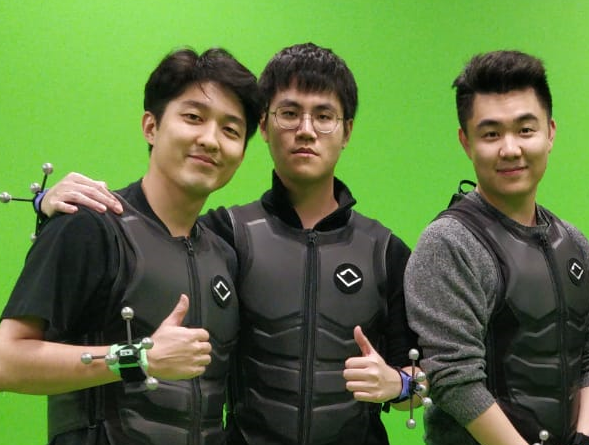
%> input picture assert/human/3.png, 589 x 445 px
$ octave harrisTest.m   (GNU Octave 9; MATLAB toolbox functions it lacks are replaced by stand-ins)
%> lines starting %> are read from the running program, lines starting %| are printed output that depends on the picture
### harris.m
function corners = harris(image, alpha, thres)
    gaus = fspecial('gaussian', 7, 1);
    [gdx, gdy] = gradient(gaus);
    ix = imfilter(image, gdx);
    iy = imfilter(image, gdy);
    ix2 = ix.*ix;
    iy2 = iy.*iy;
    ixy = ix.*iy;
    gix2 = imfilter(ix2, gaus);
    giy2 = imfilter(iy2, gaus);
    gixy = imfilter(ixy, gaus);
    det = gix2.*giy2 - gixy.*gixy;
    trace = gix2+giy2;
    cor = det - alpha * trace.^2;
    highcor = cor .* (cor > thres);
    localmax = imdilate(highcor, ones(3));
    corners = highcor .* (highcor == localmax);
end

### harrisTest.m
img = rgb2gray(im2double(imread('assert\human\3.png')));
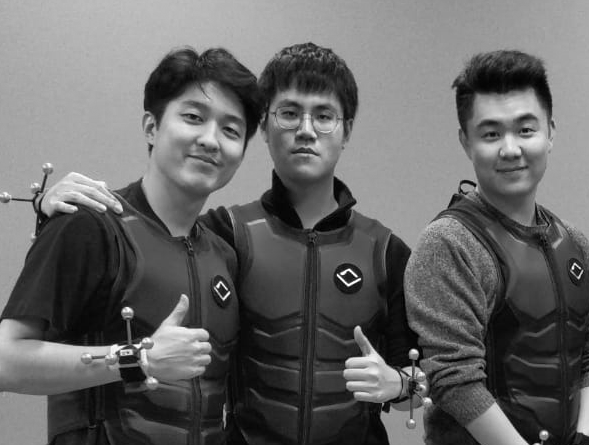
%> img: size 445x589 double; min 0, max 1, mean 0.404
corners = harris(img, 0.05, 1e-6);
%> in harris, `iy = imfilter(image, gdy);`:
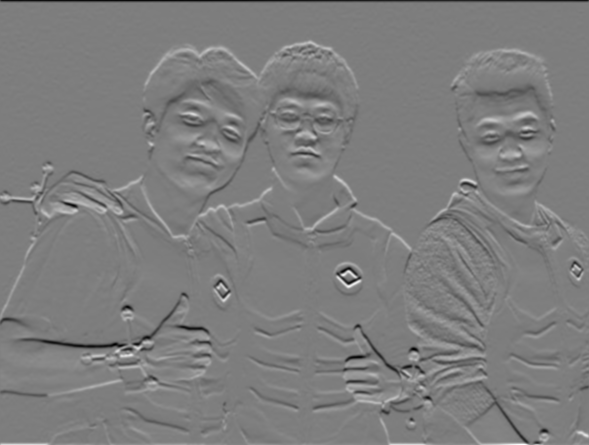
%> iy: size 445x589 double; min -0.275, max 0.283, mean 0.000557; drawn with min black and max white
%> in harris, `ixy = ix.*iy;`:
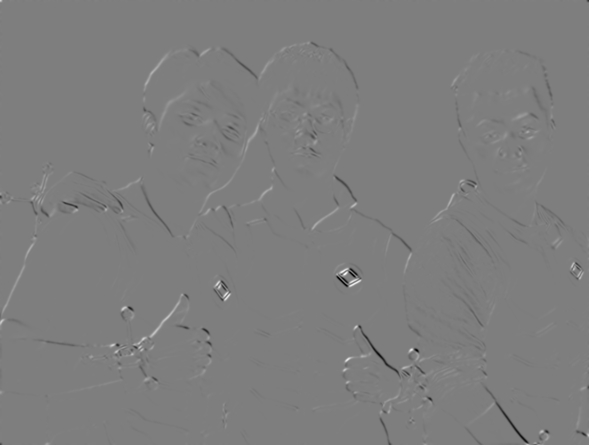
%> ixy: size 445x589 double; min -0.0413, max 0.0418, mean -6.41e-05; drawn with min black and max white
%> in harris, `det = gix2.*giy2 - gixy.*gixy;`:
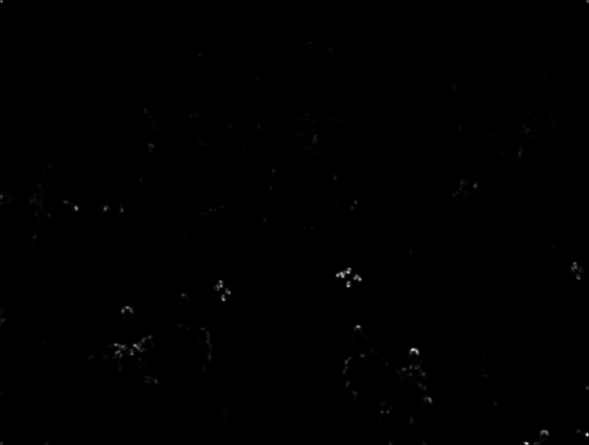
%> det: size 445x589 double; min 3.3e-17, max 0.000282, mean 5.13e-07; drawn with min black and max white
%> in harris, `trace = gix2+giy2;`:
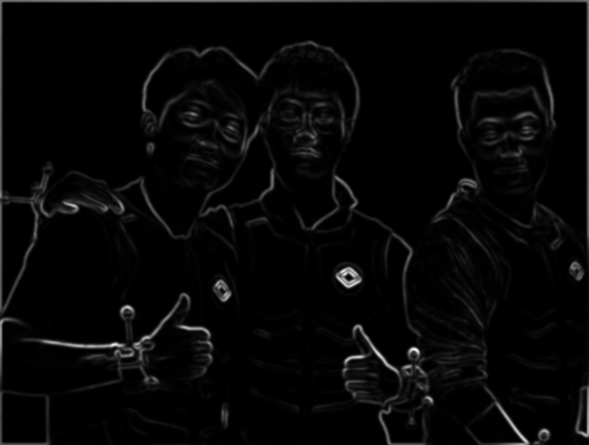
%> trace: size 445x589 double; min 1.32e-08, max 0.0578, mean 0.00162; drawn with min black and max white
%> in harris, `cor = det - alpha * trace.^2;`:
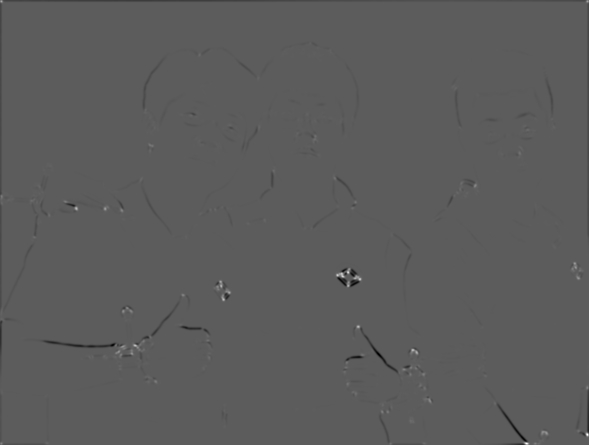
%> cor: size 445x589 double; min -0.000124, max 0.000217, mean -5.01e-07; drawn with min black and max white
[y, x] = find(corners > 0);
%> y = 395 values from 2 to 444; x = 395 values from 2 to 588
imshow(img);
hold on;
plot(x, y, 'x', 'Color', 'red');
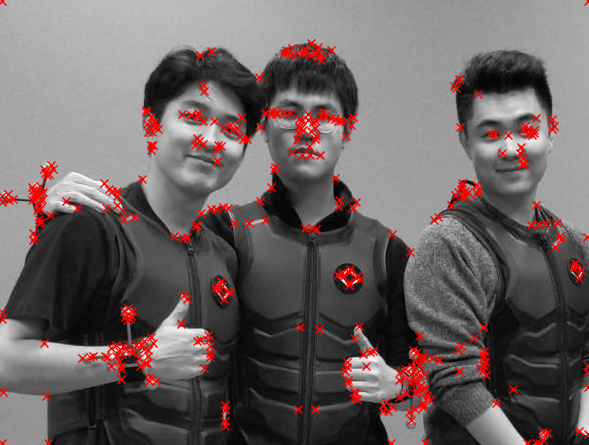
%> figure redrawn from the program's plot data

$ run again, with assert/human/1.png copied over assert/human/3.png
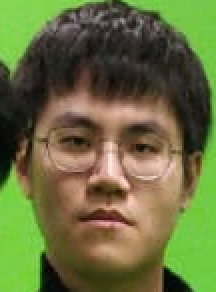
%> input picture assert/human/1.png, 108 x 146 px (shown 2 times larger)
%> in harris, `cor = det - alpha * trace.^2;`:
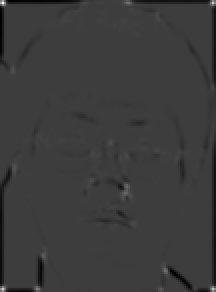
%> cor: size 146x108 double (shown 2 times larger); min -3.3e-05, max 0.000104, mean -9.26e-07; drawn with min black and max white
%> y = 69 values from 2 to 145; x = 69 values from 2 to 107
%> `plot(x, y, 'x', 'Color', 'red');`:
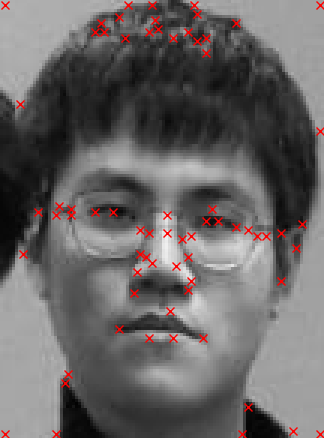
%> figure redrawn from the program's plot data; shown 3 times larger

$ run again, with assert/human/2.png copied over assert/human/3.png
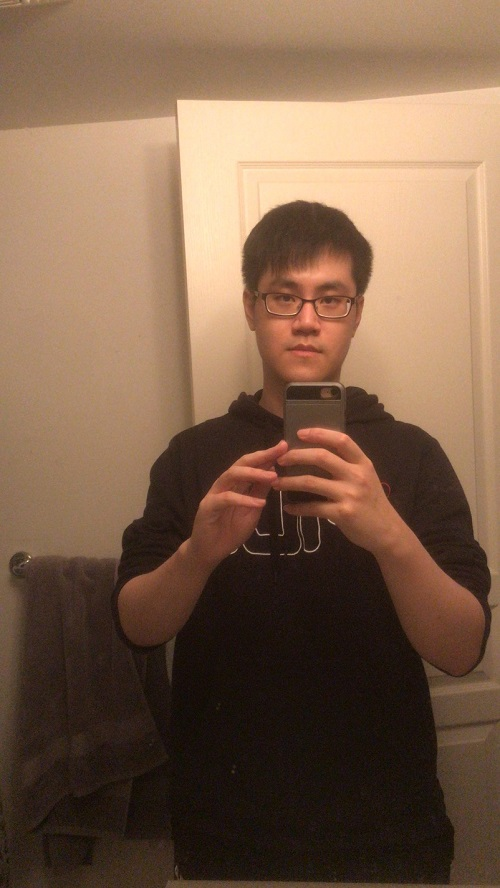
%> input picture assert/human/2.png, 500 x 888 px
%> in harris, `trace = gix2+giy2;`:
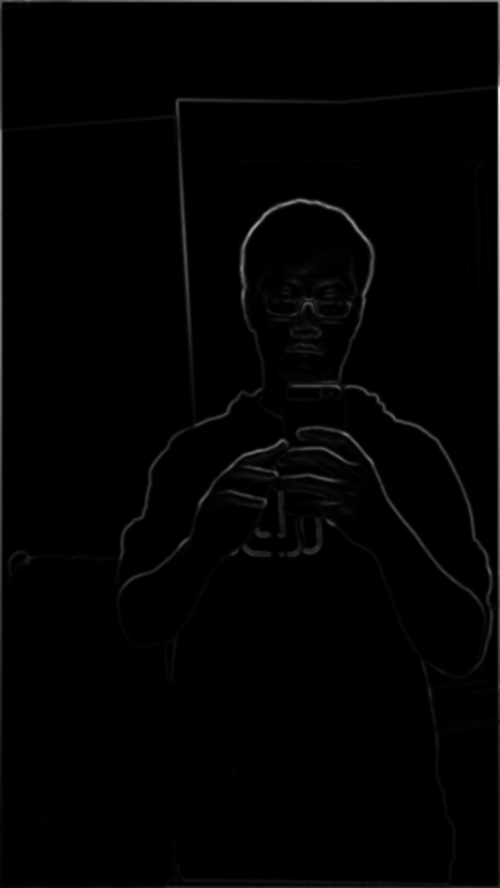
%> trace: size 888x500 double; min 1.82e-07, max 0.0366, mean 0.00042; drawn with min black and max white
%> y = 47 values from 2 to 887; x = 47 values from 2 to 499
%> `plot(x, y, 'x', 'Color', 'red');`:
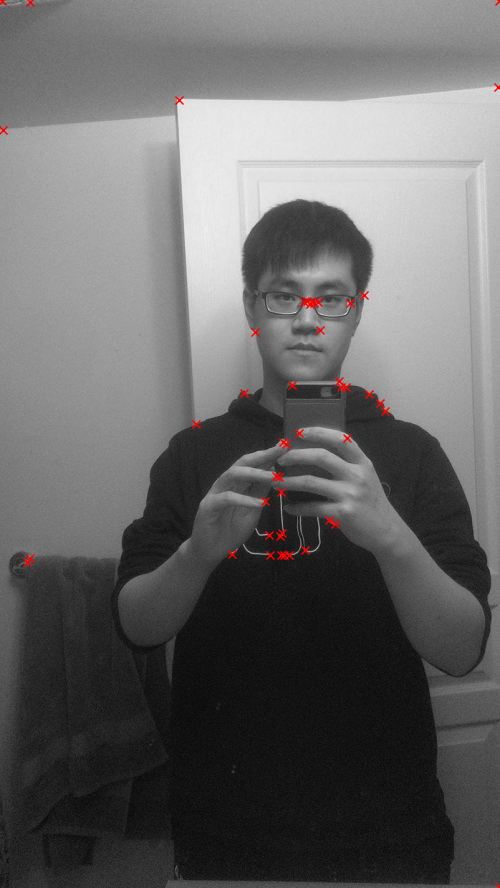
%> figure redrawn from the program's plot data
